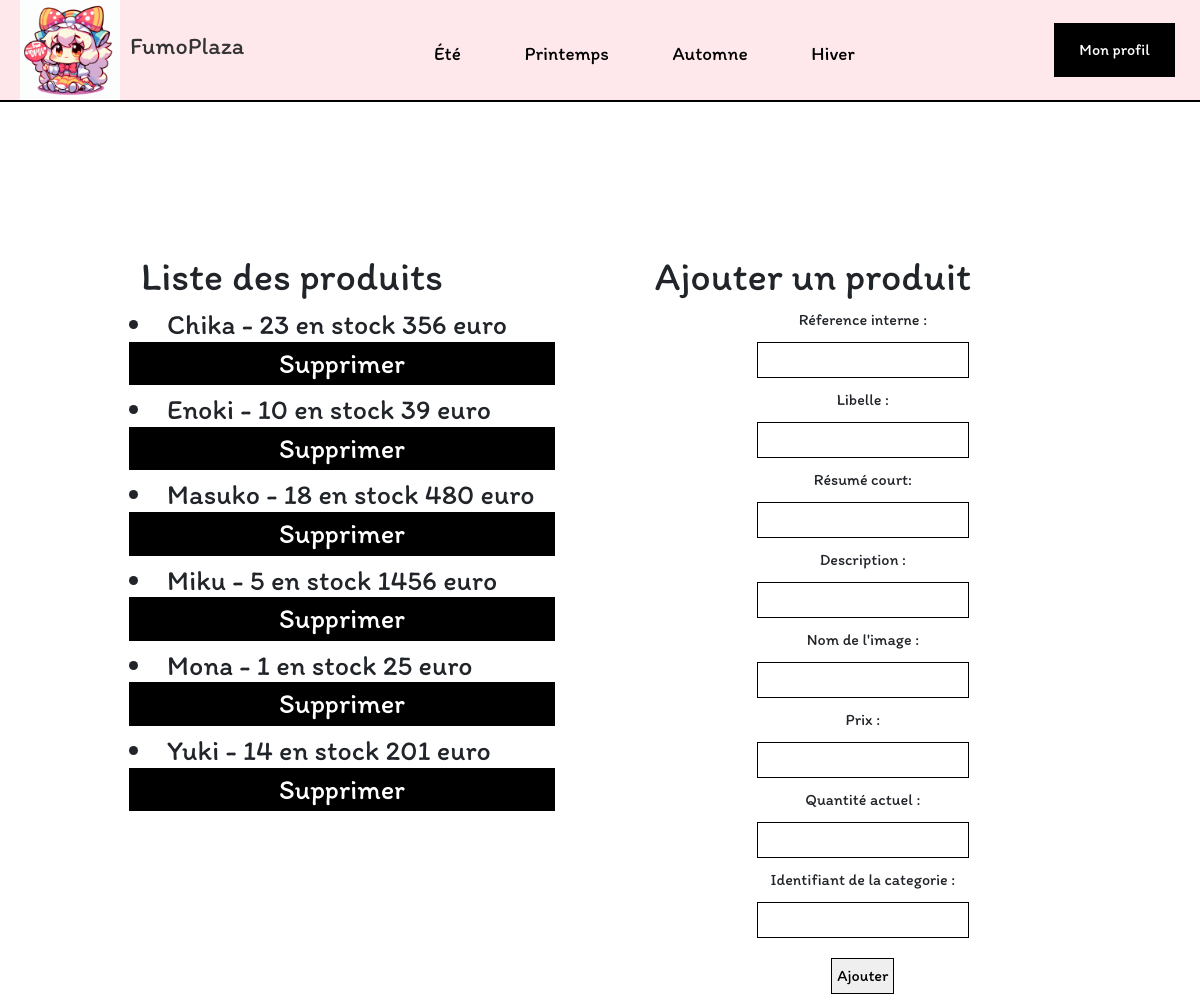
/Vue/Backoffice/backoffice.php (signed in), run on the app's committed database.
### tables this page shows
CREATE TABLE IF NOT EXISTS `produit` (
  `idProduit` int(11) NOT NULL AUTO_INCREMENT,
  `ref_interne` varchar(50) DEFAULT NULL,
  `libelle` varchar(50) DEFAULT NULL,
  `resume_court` varchar(50) DEFAULT NULL,
  `description_long` varchar(500) DEFAULT NULL,
  `path_photo` varchar(128) DEFAULT NULL,
  `prix` int(11) DEFAULT NULL,
  `qte_stock` int(11) DEFAULT NULL,
  `idCateg` int(11) NOT NULL,
  PRIMARY KEY (`idProduit`),
  KEY `idCateg` (`idCateg`)
);

### Model/ProduitClasse.php (called while the page is built, shortened)
<?php
class Produit {
    private $idProduit;
    private $libelle;
    private $qte_stock;
    private $prix;
    public function __construct($idProduit,$ref_interne, $libelle, $resume_court, $description_long, $path_photo, $qte_stock, $prix, $libelleCateg) {
        $this->idProduit = $idProduit;
        $this->libelle = $libelle;
        $this->qte_stock = $qte_stock;
        $this->prix = $prix;
    }
    public static function GetAllProduits(){
        $cnx = getBddConnexion();
        $sql = 'select idProduit,ref_interne,produit.libelle,resume_court ,description_long, path_photo,qte_stock,prix,categorie.libelle as "libelleCateg"';
        $sql .= ' from produit';
        $sql .= ' join categorie on produit.idCateg = categorie.idCateg';
        $sql .= ' order by produit.libelle;';
        $result = $cnx->prepare($sql);
        $result->execute();
        $result->setFetchMode(PDO::FETCH_ASSOC);
        $produits = [];
        while($uneLigne = $result->fetch()){
            $produit = new Produit($uneLigne['idProduit'],$uneLigne['ref_interne'], $uneLigne['libelle'], $uneLigne['resume_court'], $uneLigne['description_long'], $uneLigne['path_photo'], $uneLigne['qte_stock'], $uneLigne['prix'], $uneLigne['libelleCateg']);
            $produits[] = $produit;
        }
        return $produits;
    }
    public function getIdProduit() {
        return $this->idProduit;
    }
    public function getLibelle() {
        return $this->libelle;
    }
    public function getQteStock() {
        return $this->qte_stock;
    }
    public function getPrix() {
        return $this->prix;
    }
}
?>

### Vue/Backoffice/backoffice.php (the view, shortened to what this page needs)
<?php
include '../../Model/PanierClasse.php';
include '../../Model/ProduitClasse.php';
$produits = Produit::GetAllProduits();
?>
<!DOCTYPE html>
<html lang="fr">
<head>
    <link rel="stylesheet" href="../../styles/header.css">
    <link rel="stylesheet" href="../../styles/index.css">
    <link rel="stylesheet" href="../../styles/footer.css">
    <link href="https://cdn.jsdelivr.net/npm/bootstrap@5.3.3/dist/css/bootstrap.min.css" rel="stylesheet"
>
</head>
<body>
    <?php include '../Header/header.php'; ?>
    <div class="PageBackOffice">
        <div class="RecapPanier">
            <div class="ListeProduits">
                <h1>Liste des produits</h1>
                <?php foreach ($produits as $produit): ?>
                    <h3>
                        <li><?php echo htmlspecialchars($produit->getLibelle()); ?> -
                            <?php echo htmlspecialchars($produit->getQteStock()) ?> en stock
                            <?php echo htmlspecialchars($produit->getPrix()); ?> euro
                        </li>
                        <div class="BoutonAchat">
                        <button><a href="../../Controller/SuppProduit.php?idProduit=<?php echo htmlspecialchars($produit->getIdProduit());?>" >Supprimer</a></button>
                        </div>
                    </h3>
                <?php endforeach; ?>
            </div>
            <div class="AjoutProduit">
                <h1>Ajouter un produit</h1>
                <form method="POST" action="AddProduit.php">
                    <div class="Login">
                        <label for="Ref_interne">Réference interne :</label>
                        <input type="text" id="Ref_interne" name="Ref_interne" required>
                        <label for="Libelle">Libelle :</label>
                        <input type="text" id="Libelle" name="Libelle" required>
                        <label for="Resume_court">Résumé court:</label>
                        <input type="text" id="Resume_court" name="Resume_court" required>
                        <label for="Description">Description :</label>
                        <input type="text" id="Description" name="Description" required>
                        <label for="Path_photo">Nom de l'image :</label>
                        <input type="text" id="Path_photo" name="Path_photo" required>
                        <label for="Prix">Prix :</label>
                        <input type="text" id="Prix" name="Prix" required>
                        <label for="Qte">Quantité actuel :</label>
                        <input type="text" id="Qte" name="Qte" required>
                        <label for="idCateg">Identifiant de la categorie :</label>
                        <input type="text" id="idCateg" name="idCateg" required>
                        <br>
                        <input type="submit" value="Ajouter">
                    </div>
                </form>
            </div>
        </div>
    </div>
</body>
</html>

### styles/header.css (style rules this page uses)
* { font-family: 'Itim', sans-serif; margin: 0; padding: 0; border: 0; box-sizing: border-box; }

### styles/index.css (style rules this page uses)
.BoutonAchat button { padding: 5px; padding-left: 150px; padding-right: 150px; color: aliceblue; background-color: black; width: 100%; }
.BoutonAchat a { text-decoration: none; color: white; }
.Login input { border-color:black ; border-width: 1px; border-style: double; }
.Login label { display: block; }
.Login { text-align: center; }
.Login input { padding: 5px; margin-top: 10px; margin-bottom: 10px; }
.RecapPanier { display: flex; justify-content: center; padding-top: 50px; }
.RecapPanier h1 { margin-right: 100px; }
.PageBackOffice h1 { display: flex; justify-content: center; margin-top: 100px; }
.ListeProduits { padding-right: 100px; }

### data on the page
produit: libelle "Chika", qte_stock "23", prix "356"
produit: libelle "Enoki", qte_stock "10", prix "39"
produit: libelle "Masuko", qte_stock "18", prix "480"
produit: libelle "Miku", qte_stock "5", prix "1456"
produit: libelle "Mona", qte_stock "1", prix "25"
produit: libelle "Yuki", qte_stock "14", prix "201"
